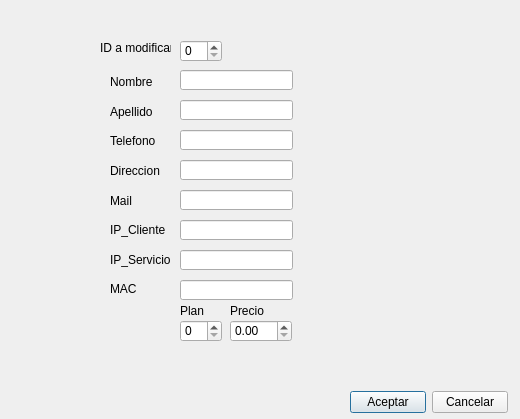
<?xml version="1.0" encoding="UTF-8"?>
<ui version="4.0">
 <class>ModClient</class>
 <widget class="QDialog" name="ModClient">
  <property name="geometry">
   <rect>
    <x>0</x>
    <y>0</y>
    <width>520</width>
    <height>419</height>
   </rect>
  </property>
  <property name="windowTitle">
   <string>Modificar</string>
  </property>
  <widget class="QSpinBox" name="id">
   <property name="geometry">
    <rect>
     <x>180</x>
     <y>40</y>
     <width>42</width>
     <height>22</height>
    </rect>
   </property>
   <property name="maximum">
    <number>9999</number>
   </property>
  </widget>
  <widget class="QLineEdit" name="name">
   <property name="geometry">
    <rect>
     <x>180</x>
     <y>70</y>
     <width>113</width>
     <height>20</height>
    </rect>
   </property>
  </widget>
  <widget class="QLineEdit" name="surname">
   <property name="geometry">
    <rect>
     <x>180</x>
     <y>100</y>
     <width>113</width>
     <height>20</height>
    </rect>
   </property>
  </widget>
  <widget class="QLineEdit" name="tel">
   <property name="geometry">
    <rect>
     <x>180</x>
     <y>130</y>
     <width>113</width>
     <height>20</height>
    </rect>
   </property>
  </widget>
  <widget class="QLineEdit" name="direction">
   <property name="geometry">
    <rect>
     <x>180</x>
     <y>160</y>
     <width>113</width>
     <height>20</height>
    </rect>
   </property>
  </widget>
  <widget class="QLineEdit" name="mail">
   <property name="geometry">
    <rect>
     <x>180</x>
     <y>190</y>
     <width>113</width>
     <height>20</height>
    </rect>
   </property>
  </widget>
  <widget class="QLineEdit" name="ipc">
   <property name="geometry">
    <rect>
     <x>180</x>
     <y>220</y>
     <width>113</width>
     <height>20</height>
    </rect>
   </property>
  </widget>
  <widget class="QLineEdit" name="ips">
   <property name="geometry">
    <rect>
     <x>180</x>
     <y>250</y>
     <width>113</width>
     <height>20</height>
    </rect>
   </property>
  </widget>
  <widget class="QLineEdit" name="mac">
   <property name="geometry">
    <rect>
     <x>180</x>
     <y>280</y>
     <width>113</width>
     <height>20</height>
    </rect>
   </property>
  </widget>
  <widget class="QSpinBox" name="plan">
   <property name="geometry">
    <rect>
     <x>180</x>
     <y>320</y>
     <width>42</width>
     <height>22</height>
    </rect>
   </property>
  </widget>
  <widget class="QDoubleSpinBox" name="price">
   <property name="geometry">
    <rect>
     <x>230</x>
     <y>320</y>
     <width>62</width>
     <height>22</height>
    </rect>
   </property>
   <property name="maximum">
    <double>999999999999.000000000000000</double>
   </property>
  </widget>
  <widget class="QLabel" name="label">
   <property name="geometry">
    <rect>
     <x>180</x>
     <y>300</y>
     <width>41</width>
     <height>21</height>
    </rect>
   </property>
   <property name="text">
    <string>Plan</string>
   </property>
  </widget>
  <widget class="QLabel" name="label_2">
   <property name="geometry">
    <rect>
     <x>230</x>
     <y>300</y>
     <width>41</width>
     <height>21</height>
    </rect>
   </property>
   <property name="text">
    <string>Precio</string>
   </property>
  </widget>
  <widget class="QLabel" name="label_3">
   <property name="geometry">
    <rect>
     <x>100</x>
     <y>40</y>
     <width>71</width>
     <height>16</height>
    </rect>
   </property>
   <property name="text">
    <string>ID a modificar</string>
   </property>
  </widget>
  <widget class="QWidget" name="">
   <property name="geometry">
    <rect>
     <x>110</x>
     <y>70</y>
     <width>61</width>
     <height>231</height>
    </rect>
   </property>
   <layout class="QGridLayout" name="gridLayout">
    <item row="0" column="0">
     <widget class="QLabel" name="label_4">
      <property name="text">
       <string>Nombre</string>
      </property>
     </widget>
    </item>
    <item row="1" column="0">
     <widget class="QLabel" name="label_5">
      <property name="text">
       <string>Apellido</string>
      </property>
     </widget>
    </item>
    <item row="2" column="0">
     <widget class="QLabel" name="label_6">
      <property name="text">
       <string>Telefono</string>
      </property>
     </widget>
    </item>
    <item row="3" column="0">
     <widget class="QLabel" name="label_7">
      <property name="text">
       <string>Direccion</string>
      </property>
     </widget>
    </item>
    <item row="4" column="0">
     <widget class="QLabel" name="label_8">
      <property name="text">
       <string>Mail</string>
      </property>
     </widget>
    </item>
    <item row="5" column="0">
     <widget class="QLabel" name="label_9">
      <property name="text">
       <string>IP_Cliente</string>
      </property>
     </widget>
    </item>
    <item row="6" column="0">
     <widget class="QLabel" name="label_10">
      <property name="text">
       <string>IP_Servicio</string>
      </property>
     </widget>
    </item>
    <item row="7" column="0">
     <widget class="QLabel" name="label_11">
      <property name="text">
       <string>MAC</string>
      </property>
     </widget>
    </item>
   </layout>
  </widget>
  <widget class="QWidget" name="">
   <property name="geometry">
    <rect>
     <x>350</x>
     <y>390</y>
     <width>158</width>
     <height>25</height>
    </rect>
   </property>
   <layout class="QGridLayout" name="gridLayout_2">
    <item row="0" column="0">
     <widget class="QPushButton" name="pushButton">
      <property name="text">
       <string>Aceptar</string>
      </property>
     </widget>
    </item>
    <item row="0" column="1">
     <widget class="QPushButton" name="pushButton_2">
      <property name="text">
       <string>Cancelar</string>
      </property>
     </widget>
    </item>
   </layout>
  </widget>
 </widget>
 <resources/>
 <connections/>
</ui>
